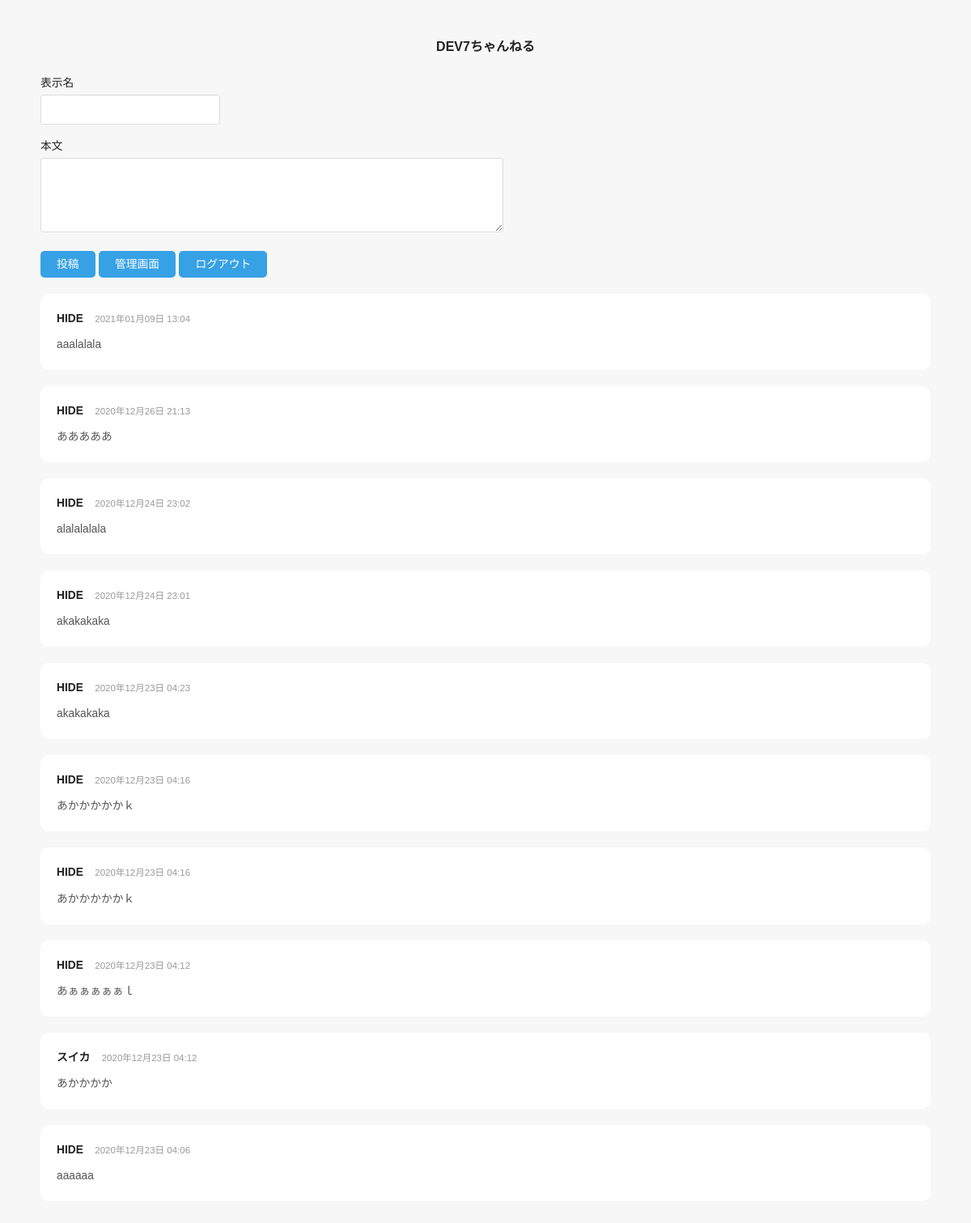
Screenshot of /home.php (signed in) with the database file from the repository.
### tables this page shows
CREATE TABLE `message` (
  `id` int(11) NOT NULL,
  `name` varchar(100) NOT NULL,
  `message` text NOT NULL,
  `post_date` datetime NOT NULL
);

### home.php (the view, shortened to what this page needs)
<?php
$message_array = array();
$error_message = array();
$mysqli = new mysqli(DB_HOST, DB_USER, DB_PASS, DB_NAME);
if ($mysqli->connect_errno) {
  $error_message[] = 'データの読み込みに失敗しました。 エラー番号 ' . $mysqli->connect_errno . ' : ' . $mysqli->connect_error;
} else {
  $sql = "SELECT name,message,post_date FROM message ORDER BY post_date DESC";
  $res = $mysqli->query($sql);
  if ($res) {
    $message_array = $res->fetch_all(MYSQLI_ASSOC);
  }
}
?>
<!DOCTYPE html>
<html lang="ja">
<head>
  <link rel="stylesheet" href="style.css">
</head>
<body>
  <h1>DEV7ちゃんねる</h1>
  <form method="post">
    <div>
      <label for="name">表示名</label>
      <input id="name" type="text" name="name" value="<?php if (!empty($_SESSION['name'])) {
                                                        echo $_SESSION['name'];
                                                      } ?>">
    </div>
    <div>
      <label for="message">本文</label>
      <textarea id="message" name="message"></textarea>
    </div>
    <div>
      <input type="submit" name="btn_submit" value="投稿">
      <input type="button" value="管理画面" onClick="location.href='admin.php'">
      <input type="button" value="ログアウト" onClick="location.href='logout.php'">
    </div>
    <section>
      <?php if (!empty($message_array)) { ?>
        <?php foreach ($message_array as $value) { ?>
          <article>
            <div class="info">
              <h2><?php echo $value['name']; ?></h2>
              <time><?php echo date('Y年m月d日 H:i', strtotime($value['post_date'])); ?></time>
            </div>
            <p><?php echo nl2br($value['message']); ?></p>
          </article>
        <?php } ?>
      <?php } ?>
    </section>
  </form>
</body>
</html>

### style.css (style rules this page uses)
html, body, div, span, object, iframe, h1, h2, h3, h4, h5, h6, p, blockquote, pre, abbr, address, cite, code, del, dfn, em, img, ins, kbd, q, samp, small, strong, sub, sup, var, b, i, dl, dt, dd, ol, ul, li, fieldset, form, label, legend, table, caption, tbody, tfoot, thead, tr, th, td, article, aside, canvas, details, figcaption, figure, footer, header, hgroup, menu, nav, section, summary, time, mark, audio, video { margin: 0; padding: 0; border: 0; outline: 0; font-size: 100%; vertical-align: baseline; background: transparent; }
body { line-height: 1; }
article, aside, details, figcaption, figure, footer, header, hgroup, menu, nav, section { display: block; }
input, select { vertical-align: middle; }
body { padding: 50px; font-size: 100%; font-family: 'ヒラギノ角ゴ Pro W3', 'Hiragino Kaku Gothic Pro', 'メイリオ', Meiryo, 'ＭＳ Ｐゴシック', sans-serif; color: #222; background: #f7f7f7; }
h1 { margin-bottom: 30px; font-size: 100%; color: #222; text-align: center; }
label { display: block; margin-bottom: 7px; font-size: 86%; }
input[type="text"], input[type="password"], textarea { margin-bottom: 20px; padding: 10px; font-size: 86%; border: 1px solid #ddd; border-radius: 3px; background: #fff; }
input[type="text"], input[type="password"] { width: 200px; }
textarea { width: 50%; max-width: 50%; height: 70px; }
input[type="submit"] { appearance: none; -webkit-appearance: none; padding: 10px 20px; color: #fff; font-size: 86%; line-height: 1.0em; cursor: pointer; border: none; border-radius: 5px; background-color: #37a1e5; }
input[type="button"] { appearance: none; -webkit-appearance: none; padding: 10px 20px; color: #fff; font-size: 86%; line-height: 1.0em; cursor: pointer; border: none; border-radius: 5px; background-color: #37a1e5; }
article { margin-top: 20px; padding: 20px; border-radius: 10px; background: #fff; }
.info { margin-bottom: 10px; }
.info h2 { display: inline-block; margin-right: 10px; color: #222; line-height: 1.6em; font-size: 86%; }
.info time { color: #999; line-height: 1.6em; font-size: 72%; }
article p { color: #555; font-size: 86%; line-height: 1.6em; }

### rows the page displays
message: name "HIDE", post_date "2021年01月09日 13:04", message "aaalalala"
message: name "HIDE", post_date "2020年12月26日 21:13", message "あああああ"
message: name "HIDE", post_date "2020年12月24日 23:02", message "alalalalala"
message: name "HIDE", post_date "2020年12月24日 23:01", message "akakakaka"
message: name "HIDE", post_date "2020年12月23日 04:23", message "akakakaka"
message: name "HIDE", post_date "2020年12月23日 04:16", message "あかかかかかｋ"
message: name "HIDE", post_date "2020年12月23日 04:16", message "あかかかかかｋ"
message: name "HIDE", post_date "2020年12月23日 04:12", message "あぁぁぁぁぁｌ"
message: name "スイカ", post_date "2020年12月23日 04:12", message "あかかかか"
message: name "HIDE", post_date "2020年12月23日 04:06", message "aaaaaa"
